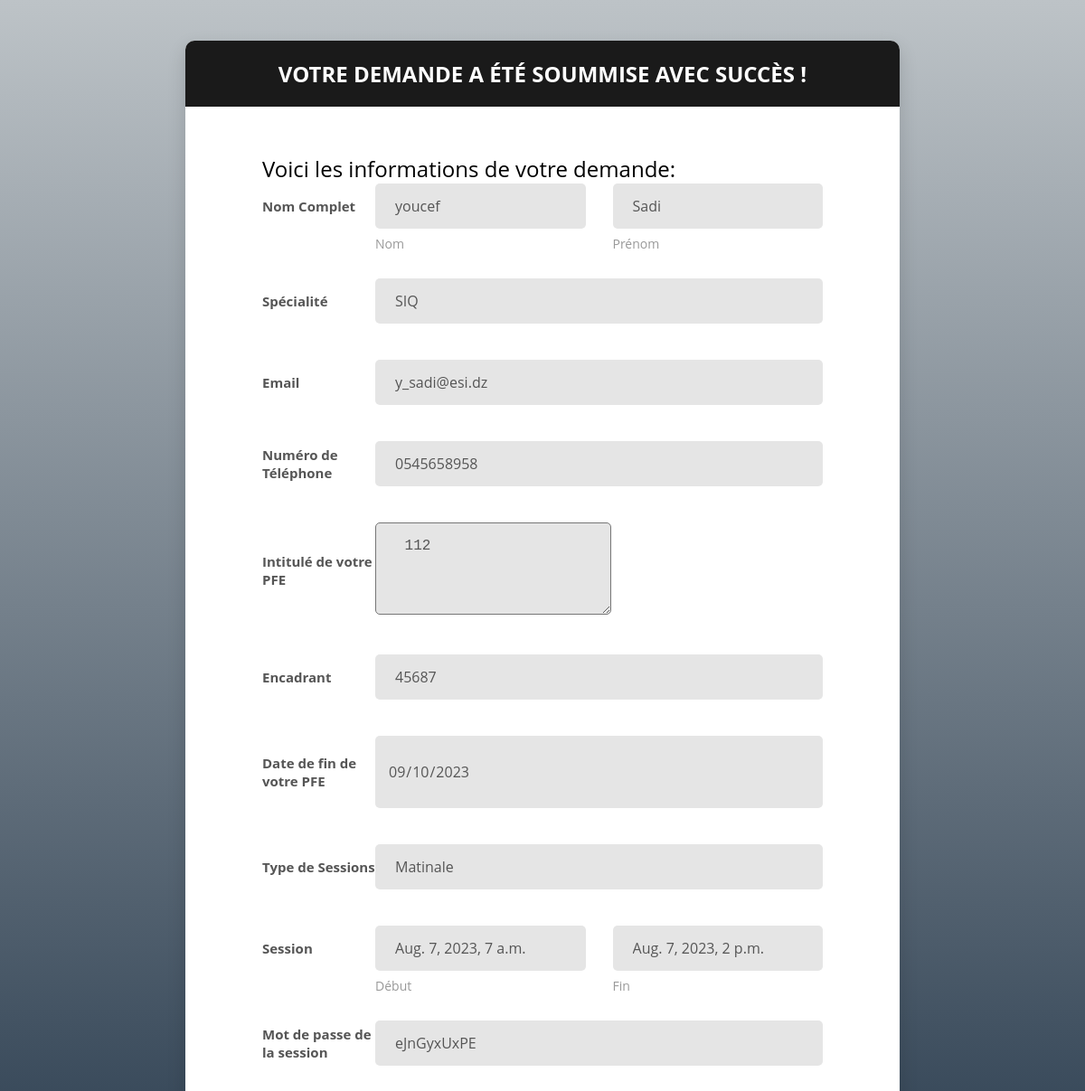
The page /success/22 on the database its author committed.
### app/models.py (models this page shows, shortened)
class Etudiant(models.Model):
    SPECIALITY_CHOICES = (
        ('SIQ', 'SIQ'),
        ('SID', 'SID'),
        ('SIL', 'SIL'),
        ('SIT', 'SIT'),
    )
    nom = models.CharField(max_length=100)
    prenom = models.CharField(max_length=100)
    specialite = models.CharField(max_length=3, choices=SPECIALITY_CHOICES)
    email = models.EmailField()
    telephone = models.CharField(max_length=15)
    intitule_pfe = models.TextField()
    encadrant = models.CharField(max_length=100)
    date_fin_pfe = models.DateField()
    password = models.CharField(max_length=100, blank=True)
    nb_infractions = models.IntegerField(default=0)
    is_banned = models.BooleanField(default=False)

class SessionRequest(models.Model):
    SessionRequestStatus = (
        ('Nouvelle', 'Nouvelle'),
        ('Redemande', 'Redemande'),
    )
    SESSION_CHOICES = (
        ('Matinale', '7:00 - 14:00'),
        ('Après-midi', '14:30 - 23:59'),
    )
    SESSION_STATUS_CHOICES = (
    ('En attente', 'En attente'),
    ('Active', 'Active'),
    ('Complète', 'Complète'),
)
    status = models.CharField(max_length=20, choices=SESSION_STATUS_CHOICES, default='En attente')
    etudiant = models.ForeignKey('Etudiant', on_delete=models.CASCADE)
    date_demande = models.DateTimeField(auto_now_add=True)
    date_debut = models.DateTimeField(null=True,blank=True)
    date_fin = models.DateTimeField(null=True,blank=True)
    password = models.CharField(max_length=100, blank=True)
    type = models.CharField(max_length=10, choices=SessionRequestStatus, default='Nouvelle')
    session_choice = models.CharField(max_length=10, choices=SESSION_CHOICES)
    celery_task_id = models.CharField(max_length=255, blank=True, null=True)

### app/views.py (the view)
# urls.py: path('success/<int:id>', views.success_session_request, name='success_session_request'),
def success_session_request(request,id):
    session_request = SessionRequest.objects.get(pk=id)
    etudiant = session_request.etudiant
    return render(request, 'app/success.html', {'session_request': session_request,'etudiant':etudiant})

### app/templates/app/success.html (shortened to what this page needs)
{% load static %}
<!DOCTYPE html>
<html lang="en">
<head>
    <link href="{% static 'vendor/mdi-font/css/material-design-iconic-font.min.css' %}" rel="stylesheet" media="all">
    <link href="{% static 'vendor/font-awesome-4.7/css/font-awesome.min.css' %}" rel="stylesheet" media="all">
    <link href="{% static 'vendor/select2/select2.min.css' %}" rel="stylesheet" media="all">
    <link href="{% static 'vendor/datepicker/daterangepicker.css' %}" rel="stylesheet" media="all">
    <link href="{% static 'css/main.css' %}" rel="stylesheet" media="all">
</head>
<body>
    <div class="page-wrapper bg-gra-01 p-t-45 p-b-50">
        <div class="wrapper wrapper--w790">
            <div class="card card-5">
                <div class="card-heading">
                    <h2 class="title">Votre demande a été soummise avec succès !</h2>
                </div>
                <div class="card-body">
                    <form method="POST" enctype="multipart/form-data">
                        <h3>Voici les informations de votre demande:</h3>
                        <div class="form-row m-b-55">
                            <div class="name">Nom Complet</div>
                            <div class="value">
                                <div class="row row-space">
                                    <div class="col-2">
                                        <div class="input-group-desc">
                                            <input class="input--style-5" type="text" name="nom" value="{{etudiant.nom}}" readonly>
                                            <label class="label--desc">Nom</label>
                                        </div>
                                    </div>
                                    <div class="col-2">
                                        <div class="input-group-desc">
                                            <input class="input--style-5" type="text" name="prenom" value="{{etudiant.prenom}}" readonly>
                                            <label class="label--desc">Prénom</label>
                                        </div>
                                    </div>
                                </div>
                            </div>
                        </div>
                        <div class="form-row">
                            <div class="name">Spécialité</div>
                            <div class="value">
                                <div class="input-group">
                                    <div class="rs-select2 js-select-simple select--no-search">
                                        <input class="input--style-5" type="text" name="specialité" value="{{etudiant.specialite}}" readonly>
                                    </div>
                                </div>
                            </div>
                        </div>
                        <div class="form-row">
                            <div class="name">Email</div>
                            <div class="value">
                                <div class="input-group">
                                    <input class="input--style-5" type="email" name="email" value="{{etudiant.email}}" readonly>
                                </div>
                            </div>
                        </div>
                        <div class="form-row">
                            <div class="name">Numéro de Téléphone</div>
                            <div class="value">
                                        <div class="input-group-desc">
                                            <input class="input--style-5" type="text" name="telephone" value="{{etudiant.telephone}}" readonly>
                                        </div>
                            </div>
                        </div>
                        <div class="form-row">
                            <div class="name">Intitulé de votre PFE</div>
                            <div class="value">
                                        <div class="input-group-desc">
                                            <textarea class="input--style-5" type="text" name="intitule" readonly>{{etudiant.intitule_pfe}} </textarea>
                                        </div>
                            </div>
                        </div>
                        <div class="form-row">
                            <div class="name">Encadrant</div>
                            <div class="value">
                                        <div class="input-group-desc">
                                            <input class="input--style-5" type="text" name="encadrant" value="{{etudiant.encadrant}}" readonly>
                                        </div>
                            </div>
                        </div>
                        <div class="form-row">
                            <div class="name">Date de fin de votre PFE</div>
                            <div class="value">
                                        <div class="input-group-desc">
                                            <input class="input--style-5" type="date" name="date_fin" readonly value="{{etudiant.date_fin_pfe|date:'Y-m-d'}}">
                                        </div>
                            </div>
                        </div>
                        <div class="form-row">
                            <div class="name">Type de Sessions</div>
                            <div class="value">
                                        <div class="input-group-desc">
                                            <input class="input--style-5" type="text" name="encadrant" value="{{session_request.session_choice}}" readonly>
                                        </div>
                            </div>
                        </div>
                        <div class="form-row m-b-55">
                            <div class="name">Session</div>
                            <div class="value">
                                <div class="row row-space">
                                    <div class="col-2">
                                        <div class="input-group-desc">
                                            <input class="input--style-5" type="text" value="{{session_request.date_debut}}" readonly>
                                            <label class="label--desc">Début</label>
                                        </div>
                                    </div>
                                    <div class="col-2">
                                        <div class="input-group-desc">
                                            <input class="input--style-5" type="text" name="prenom" value="{{session_request.date_fin}}" readonly>
                                            <label class="label--desc">Fin</label>
                                        </div>
                                    </div>
                                </div>
                            </div>
                        </div>
                        <div class="form-row">
                            <div class="name">Mot de passe de la session</div>
                            <div class="value">
                                        <div class="input-group-desc">
                                            <input class="input--style-5" type="text" value="{{session_request.password}}" readonly>
                                        </div>
                            </div>
                        </div>
                    </form>
                </div>
            </div>
        </div>
    </div>
</body>
</html>

### app/static/css/main.css (style rules this page uses)
.row { display: -webkit-box; display: -webkit-flex; display: -moz-box; display: -ms-flexbox; display: flex; -webkit-flex-wrap: wrap; -ms-flex-wrap: wrap; flex-wrap: wrap; }
.row .col-2:last-child .input-group-desc { margin-bottom: 0; }
.row-space { -webkit-box-pack: justify; -webkit-justify-content: space-between; -moz-box-pack: justify; -ms-flex-pack: justify; justify-content: space-between; }
.col-2 { width: -webkit-calc((100% - 30px) / 2); width: -moz-calc((100% - 30px) / 2); width: calc((100% - 30px) / 2); }
.form-row { display: -webkit-box; display: -webkit-flex; display: -moz-box; display: -ms-flexbox; display: flex; -webkit-flex-wrap: wrap; -ms-flex-wrap: wrap; flex-wrap: wrap; -webkit-box-align: center; -webkit-align-items: center; -moz-box-align: center; -ms-flex-align: center; align-items: center; margin-bottom: 40px; }
.form-row .name { width: 125px; color: #555; font-size: 15px; font-weight: 700; }
.form-row .value { width: -webkit-calc(100% - 125px); width: -moz-calc(100% - 125px); width: calc(100% - 125px); }
html { -webkit-box-sizing: border-box; -moz-box-sizing: border-box; box-sizing: border-box; }
* { padding: 0; margin: 0; }
*, *:before, *:after { -webkit-box-sizing: inherit; -moz-box-sizing: inherit; box-sizing: inherit; }
body, h1, h2, h3, h4, h5, h6, blockquote, p, pre, dl, dd, ol, ul, figure, hr, fieldset, legend { margin: 0; padding: 0; }
.page-wrapper { min-height: 100vh; }
body { font-family: "Open Sans", "Arial", "Helvetica Neue", sans-serif; font-weight: 400; font-size: 14px; }
h1, h2, h3, h4, h5, h6 { font-weight: 400; }
h2 { font-size: 30px; }
h3 { font-size: 24px; }
.bg-gra-01 { background: -webkit-gradient(linear, left bottom, left top, from(#2c3e50), to(#bdc3c7)); background: -webkit-linear-gradient(bottom, #2c3e50 0%, #bdc3c7 100%); background: -moz-linear-gradient(bottom, #2c3e50 0%, #bdc3c7 100%); background: -o-linear-gradient(bottom, #2c3e50 0%, #bdc3c7 100%); background: linear-gradient(to top, #2c3e50 0%, #bdc3c7 100%); }
.p-t-45 { padding-top: 45px; }
.p-b-50 { padding-bottom: 50px; }
.m-b-55 { margin-bottom: 55px; }
.wrapper { margin: 0 auto; }
.wrapper--w790 { max-width: 790px; }
input[type="date" i] { padding: 14px; }
input { outline: none; margin: 0; border: none; -webkit-box-shadow: none; -moz-box-shadow: none; box-shadow: none; width: 100%; font-size: 14px; font-family: inherit; }
.input--style-5 { background: #e5e5e5; line-height: 50px; -webkit-border-radius: 5px; -moz-border-radius: 5px; border-radius: 5px; padding: 0 22px; font-size: 16px; color: #555; }
.input-group-desc { position: relative; }
.input-group { position: relative; margin: 0; }
.label--desc { position: absolute; text-transform: capitalize; display: block; color: #999; font-size: 14px; margin: 0; margin-top: 7px; left: 0; }
.title { font-size: 24px; text-transform: uppercase; font-weight: 700; text-align: center; color: #fff; }
.card { -webkit-border-radius: 3px; -moz-border-radius: 3px; border-radius: 3px; background: #fff; }
.card-5 { background: #fff; -webkit-border-radius: 10px; -moz-border-radius: 10px; border-radius: 10px; -webkit-box-shadow: 0px 8px 20px 0px rgba(0, 0, 0, 0.15); -moz-box-shadow: 0px 8px 20px 0px rgba(0, 0, 0, 0.15); box-shadow: 0px 8px 20px 0px rgba(0, 0, 0, 0.15); }
.card-5 .card-heading { padding: 20px 0; background: #1a1a1a; -webkit-border-top-left-radius: 10px; -moz-border-radius-topleft: 10px; border-top-left-radius: 10px; -webkit-border-top-right-radius: 10px; -moz-border-radius-topright: 10px; border-top-right-radius: 10px; }
.card-5 .card-body { padding: 52px 85px; padding-bottom: 73px; }

### rows shown on the page
Etudiant: nom "youcef", prenom "Sadi", specialité "SIQ", email "y_sadi@esi.dz", telephone "0545658958", intitule "112", encadrant "45687", date_fin "09/10/2023"
SessionRequest: encadrant "Matinale", date_debut "Aug. 7, 2023, 7 a.m.", prenom "Aug. 7, 2023, 2 p.m.", password "eJnGyxUxPE"
